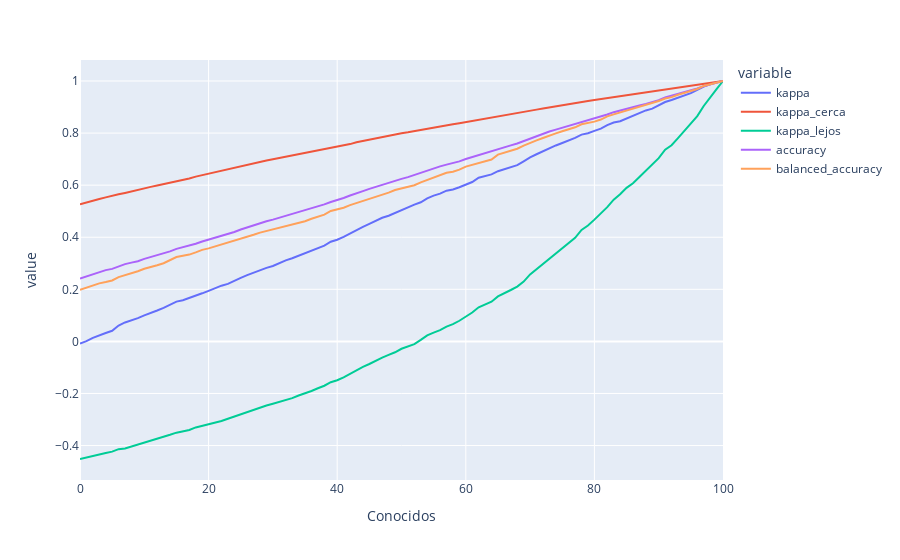

The notebook cell this image was saved under:
### Code cell
px.line(kappa_progression,x='Conocidos',y=['kappa',
                                           'kappa_cerca',
                                           'kappa_lejos',
                                           'accuracy',
                                           'balanced_accuracy'])
